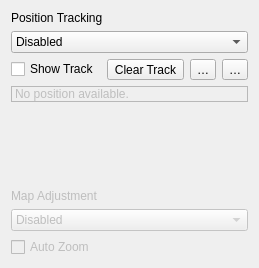
<?xml version="1.0" encoding="UTF-8"?>
<ui version="4.0">
 <class>CurrentLocationWidget</class>
 <widget class="QWidget" name="CurrentLocationWidget">
  <property name="geometry">
   <rect>
    <x>0</x>
    <y>0</y>
    <width>259</width>
    <height>268</height>
   </rect>
  </property>
  <property name="windowTitle">
   <string>Current Location</string>
  </property>
  <layout class="QVBoxLayout" name="verticalLayout">
   <item>
    <widget class="QLabel" name="projectionLabel_3">
     <property name="sizePolicy">
      <sizepolicy hsizetype="Preferred" vsizetype="Fixed">
       <horstretch>0</horstretch>
       <verstretch>0</verstretch>
      </sizepolicy>
     </property>
     <property name="text">
      <string>Position Tracking</string>
     </property>
     <property name="buddy">
      <cstring>positionTrackingComboBox</cstring>
     </property>
    </widget>
   </item>
   <item>
    <widget class="QComboBox" name="positionTrackingComboBox">
     <item>
      <property name="text">
       <string>Disabled</string>
      </property>
     </item>
    </widget>
   </item>
   <item>
    <layout class="QHBoxLayout" name="horizontalLayout">
     <item>
      <widget class="QCheckBox" name="showTrackCheckBox">
       <property name="sizePolicy">
        <sizepolicy hsizetype="Expanding" vsizetype="Fixed">
         <horstretch>0</horstretch>
         <verstretch>0</verstretch>
        </sizepolicy>
       </property>
       <property name="text">
        <string>Show Track</string>
       </property>
      </widget>
     </item>
     <item>
      <widget class="QToolButton" name="clearTrackButton">
       <property name="sizePolicy">
        <sizepolicy hsizetype="Preferred" vsizetype="Fixed">
         <horstretch>0</horstretch>
         <verstretch>0</verstretch>
        </sizepolicy>
       </property>
       <property name="text">
        <string>Clear Track</string>
       </property>
       <property name="icon">
        <iconset resource="../../apps/marble-ui/marble.qrc">
         <normaloff>:/icons/16x16/edit-clear-list.png</normaloff>:/icons/16x16/edit-clear-list.png</iconset>
       </property>
       <property name="toolButtonStyle">
        <enum>Qt::ToolButtonTextBesideIcon</enum>
       </property>
      </widget>
     </item>
     <item>
      <widget class="QToolButton" name="openTrackButton">
       <property name="text">
        <string>…</string>
       </property>
       <property name="icon">
        <iconset resource="../../apps/marble-ui/marble.qrc">
         <normaloff>:/icons/16x16/document-open.png</normaloff>:/icons/16x16/document-open.png</iconset>
       </property>
      </widget>
     </item>
     <item>
      <widget class="QToolButton" name="saveTrackButton">
       <property name="text">
        <string>…</string>
       </property>
       <property name="icon">
        <iconset resource="../../apps/marble-ui/marble.qrc">
         <normaloff>:/icons/16x16/document-save.png</normaloff>:/icons/16x16/document-save.png</iconset>
       </property>
      </widget>
     </item>
    </layout>
   </item>
   <item>
    <widget class="QLabel" name="locationLabel">
     <property name="enabled">
      <bool>false</bool>
     </property>
     <property name="autoFillBackground">
      <bool>false</bool>
     </property>
     <property name="frameShape">
      <enum>QFrame::StyledPanel</enum>
     </property>
     <property name="frameShadow">
      <enum>QFrame::Sunken</enum>
     </property>
     <property name="text">
      <string>No position available.</string>
     </property>
     <property name="textFormat">
      <enum>Qt::RichText</enum>
     </property>
     <property name="wordWrap">
      <bool>true</bool>
     </property>
    </widget>
   </item>
   <item>
    <spacer name="verticalSpacer">
     <property name="orientation">
      <enum>Qt::Vertical</enum>
     </property>
     <property name="sizeHint" stdset="0">
      <size>
       <width>20</width>
       <height>40</height>
      </size>
     </property>
    </spacer>
   </item>
   <item>
    <widget class="QLabel" name="recenterLabel">
     <property name="enabled">
      <bool>false</bool>
     </property>
     <property name="sizePolicy">
      <sizepolicy hsizetype="Preferred" vsizetype="Fixed">
       <horstretch>0</horstretch>
       <verstretch>0</verstretch>
      </sizepolicy>
     </property>
     <property name="toolTip">
      <string comment="Select the method to use to recenter your GPS location on map.">Select the method to use to re-center your GPS location on map.</string>
     </property>
     <property name="text">
      <string>Map Adjustment</string>
     </property>
    </widget>
   </item>
   <item>
    <widget class="QComboBox" name="recenterComboBox">
     <property name="enabled">
      <bool>false</bool>
     </property>
     <item>
      <property name="text">
       <string comment="Disable Auto Recenter">Disabled</string>
      </property>
     </item>
     <item>
      <property name="text">
       <string comment="Always keep gps location at the center of the map">Keep at Center</string>
      </property>
     </item>
     <item>
      <property name="text">
       <string comment="Auto center when required">When required</string>
      </property>
     </item>
    </widget>
   </item>
   <item>
    <widget class="QCheckBox" name="autoZoomCheckBox">
     <property name="enabled">
      <bool>false</bool>
     </property>
     <property name="toolTip">
      <string comment="Auto Zoom to appropriate zoom level">Auto Zoom to appropriate zoom level</string>
     </property>
     <property name="text">
      <string>Auto Zoom</string>
     </property>
    </widget>
   </item>
  </layout>
 </widget>
 <resources>
  <include location="../../apps/marble-ui/marble.qrc"/>
 </resources>
 <connections/>
</ui>
